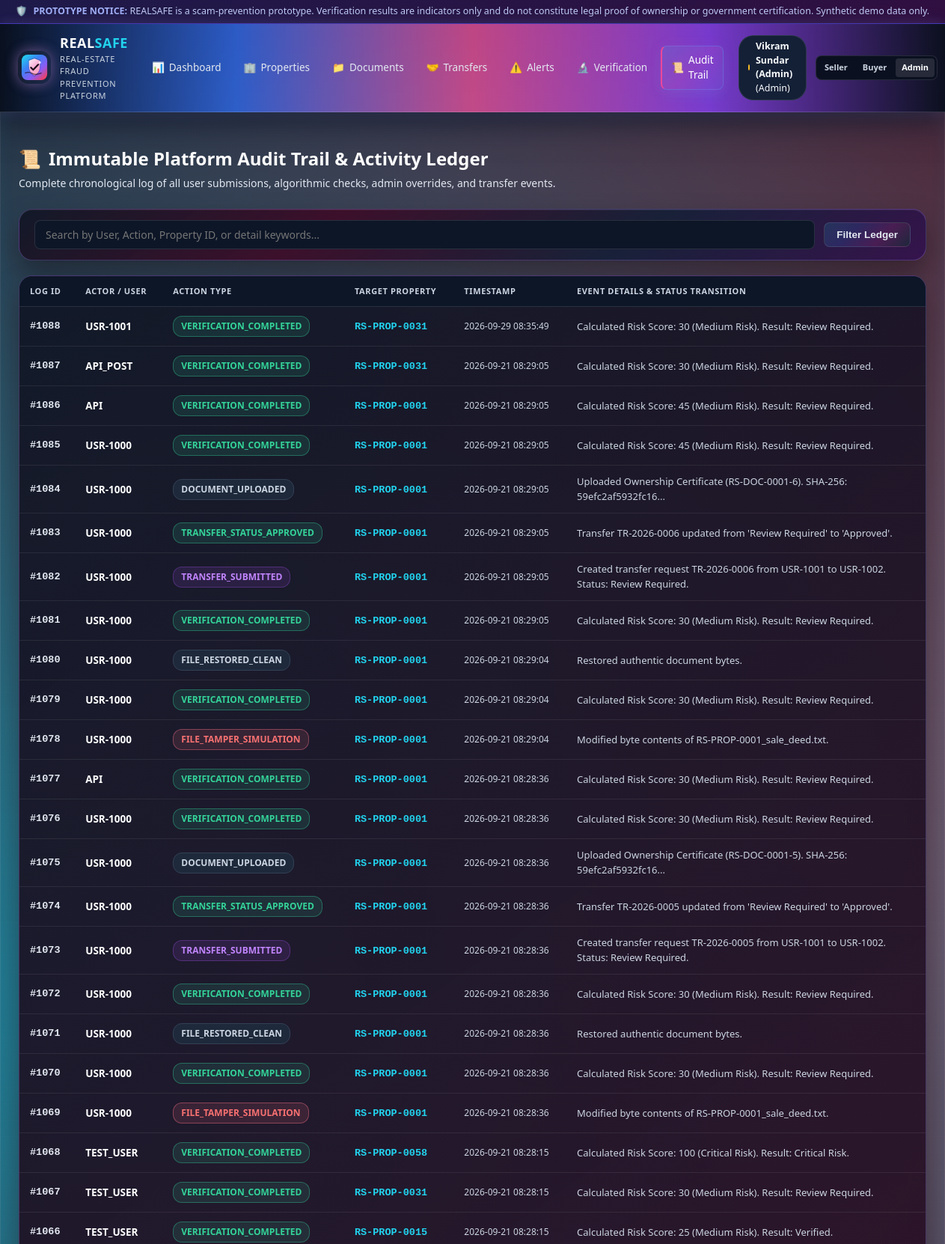
Screenshot of /audit (upper part) with the database file from the repository.
### tables this page shows
CREATE TABLE audit_logs (
        id INTEGER PRIMARY KEY AUTOINCREMENT,
        user_id TEXT NOT NULL,
        property_id TEXT,
        action TEXT NOT NULL,
        timestamp TEXT NOT NULL DEFAULT CURRENT_TIMESTAMP,
        details TEXT
    );

### app.py (the view)
@app.route('/audit')
def audit():
    query = request.args.get('q', '').strip()
    conn = get_db_connection()
    cursor = conn.cursor()
    sql = "SELECT * FROM audit_logs WHERE 1=1"
    params = []
    if query:
        sql += " AND (user_id LIKE ? OR action LIKE ? OR property_id LIKE ? OR details LIKE ?)"
        q_wild = f"%{query}%"
        params.extend([q_wild] * 4)
    sql += " ORDER BY id DESC LIMIT 200"
    cursor.execute(sql, params)
    logs = [dict(r) for r in cursor.fetchall()]
    conn.close()
    return render_template('audit.html', logs=logs, query=query)

### app.py (called while the page is built)
@app.before_request
def setup_default_session():
    if 'user_id' not in session:
        session['user_id'] = 'USR-1000'
        session['user_name'] = 'Vikram Sundar (Admin)'
        session['user_role'] = 'admin'

### models/database.py (called while the page is built)
def get_db_connection():
    os.makedirs(os.path.dirname(DB_PATH), exist_ok=True)
    conn = sqlite3.connect(DB_PATH)
    conn.row_factory = sqlite3.Row
    conn.execute("PRAGMA foreign_keys = ON")
    return conn

### templates/audit.html (shortened to what this page needs)
{% extends "base.html" %}
{% block content %}
<div class="page-header">
  <div class="page-title">
    <h2><span>📜</span> Immutable Platform Audit Trail & Activity Ledger</h2>
    <p>Complete chronological log of all user submissions, algorithmic checks, admin overrides, and transfer events.</p>
  </div>
</div>
<div class="card" style="padding: 14px 20px; margin-bottom: 20px;">
  <form method="GET" action="{{ url_for('audit') }}" style="display: flex; gap: 12px; align-items: center; flex-wrap: wrap;">
    <div style="flex: 1; min-width: 240px;">
      <input type="text" name="q" value="{{ query }}" class="form-control" placeholder="Search by User, Action, Property ID, or detail keywords...">
    </div>
    <button type="submit" class="btn btn-secondary">Filter Ledger</button>
  </form>
</div>
<div class="card" style="padding: 0; overflow: hidden;">
  <div class="table-responsive">
    <table class="data-table">
      <thead>
        <tr>
          <th>Log ID</th>
          <th>Actor / User</th>
          <th>Action Type</th>
          <th>Target Property</th>
          <th>Timestamp</th>
          <th>Event Details & Status Transition</th>
        </tr>
      </thead>
      <tbody>
        {% for log in logs %}
          <tr>
            <td class="mono-id">#{{ log.id }}</td>
            <td>
              <strong style="color: #fff;">{{ log.user_id }}</strong>
            </td>
            <td>
              {% if 'TAMPER' in log.action or 'MISMATCH' in log.action %}
                <span class="badge badge-high-risk">{{ log.action }}</span>
              {% elif 'VERIF' in log.action or 'APPROVED' in log.action %}
                <span class="badge badge-verified">{{ log.action }}</span>
              {% elif 'TRANSFER' in log.action %}
                <span class="badge badge-duplicate">{{ log.action }}</span>
              {% else %}
                <span class="badge badge-neutral">{{ log.action }}</span>
              {% endif %}
            </td>
            <td>
              {% if log.property_id %}
                <a href="{{ url_for('property_passport', property_id=log.property_id) }}" class="mono-id" style="text-decoration: none;">
                  {{ log.property_id }}
                </a>
              {% else %}
                <span style="color: var(--text-muted);">Fleet</span>
              {% endif %}
            </td>
            <td style="font-size: 12px; color: var(--text-muted);">{{ log.timestamp }}</td>
            <td style="font-size: 13px; color: #cbd5e1; max-width: 450px;">
              {{ log.details }}
            </td>
          </tr>
        {% else %}
          <tr>
            <td colspan="6" style="text-align: center; padding: 32px; color: var(--text-muted);">
              No audit log entries matching your search.
            </td>
          </tr>
        {% endfor %}
      </tbody>
    </table>
  </div>
</div>
{% endblock %}

### rows the page displays
audit_logs: id "1088", user_id "USR-1001", action "VERIFICATION_COMPLETED", property_id "RS-PROP-0031", timestamp "2026-09-29 08:35:49", details "Calculated Risk Score: 30 (Medium Risk). Result: Review Required."
audit_logs: id "1087", user_id "API_POST", action "VERIFICATION_COMPLETED", property_id "RS-PROP-0031", timestamp "2026-09-21 08:29:05", details "Calculated Risk Score: 30 (Medium Risk). Result: Review Required."
audit_logs: id "1086", user_id "API", action "VERIFICATION_COMPLETED", property_id "RS-PROP-0001", timestamp "2026-09-21 08:29:05", details "Calculated Risk Score: 45 (Medium Risk). Result: Review Required."
audit_logs: id "1085", user_id "USR-1000", action "VERIFICATION_COMPLETED", property_id "RS-PROP-0001", timestamp "2026-09-21 08:29:05", details "Calculated Risk Score: 45 (Medium Risk). Result: Review Required."
audit_logs: id "1084", user_id "USR-1000", action "DOCUMENT_UPLOADED", property_id "RS-PROP-0001", timestamp "2026-09-21 08:29:05", details "Uploaded Ownership Certificate (RS-DOC-0001-6). SHA-256: 59efc2af5932fc16..."
audit_logs: id "1083", user_id "USR-1000", action "TRANSFER_STATUS_APPROVED", property_id "RS-PROP-0001", timestamp "2026-09-21 08:29:05", details "Transfer TR-2026-0006 updated from 'Review Required' to 'Approved'."
audit_logs: id "1082", user_id "USR-1000", action "TRANSFER_SUBMITTED", property_id "RS-PROP-0001", timestamp "2026-09-21 08:29:05", details "Created transfer request TR-2026-0006 from USR-1001 to USR-1002. Status: Review Required."
audit_logs: id "1081", user_id "USR-1000", action "VERIFICATION_COMPLETED", property_id "RS-PROP-0001", timestamp "2026-09-21 08:29:05", details "Calculated Risk Score: 30 (Medium Risk). Result: Review Required."
audit_logs: id "1080", user_id "USR-1000", action "FILE_RESTORED_CLEAN", property_id "RS-PROP-0001", timestamp "2026-09-21 08:29:04", details "Restored authentic document bytes."
audit_logs: id "1079", user_id "USR-1000", action "VERIFICATION_COMPLETED", property_id "RS-PROP-0001", timestamp "2026-09-21 08:29:04", details "Calculated Risk Score: 30 (Medium Risk). Result: Review Required."
audit_logs: id "1078", user_id "USR-1000", action "FILE_TAMPER_SIMULATION", property_id "RS-PROP-0001", timestamp "2026-09-21 08:29:04", details "Modified byte contents of RS-PROP-0001_sale_deed.txt."
audit_logs: id "1077", user_id "API", action "VERIFICATION_COMPLETED", property_id "RS-PROP-0001", timestamp "2026-09-21 08:28:36", details "Calculated Risk Score: 30 (Medium Risk). Result: Review Required."
audit_logs: id "1076", user_id "USR-1000", action "VERIFICATION_COMPLETED", property_id "RS-PROP-0001", timestamp "2026-09-21 08:28:36", details "Calculated Risk Score: 30 (Medium Risk). Result: Review Required."
audit_logs: id "1075", user_id "USR-1000", action "DOCUMENT_UPLOADED", property_id "RS-PROP-0001", timestamp "2026-09-21 08:28:36", details "Uploaded Ownership Certificate (RS-DOC-0001-5). SHA-256: 59efc2af5932fc16..."
audit_logs: id "1074", user_id "USR-1000", action "TRANSFER_STATUS_APPROVED", property_id "RS-PROP-0001", timestamp "2026-09-21 08:28:36", details "Transfer TR-2026-0005 updated from 'Review Required' to 'Approved'."
audit_logs: id "1073", user_id "USR-1000", action "TRANSFER_SUBMITTED", property_id "RS-PROP-0001", timestamp "2026-09-21 08:28:36", details "Created transfer request TR-2026-0005 from USR-1001 to USR-1002. Status: Review Required."
audit_logs: id "1072", user_id "USR-1000", action "VERIFICATION_COMPLETED", property_id "RS-PROP-0001", timestamp "2026-09-21 08:28:36", details "Calculated Risk Score: 30 (Medium Risk). Result: Review Required."
audit_logs: id "1071", user_id "USR-1000", action "FILE_RESTORED_CLEAN", property_id "RS-PROP-0001", timestamp "2026-09-21 08:28:36", details "Restored authentic document bytes."
audit_logs: id "1070", user_id "USR-1000", action "VERIFICATION_COMPLETED", property_id "RS-PROP-0001", timestamp "2026-09-21 08:28:36", details "Calculated Risk Score: 30 (Medium Risk). Result: Review Required."
audit_logs: id "1069", user_id "USR-1000", action "FILE_TAMPER_SIMULATION", property_id "RS-PROP-0001", timestamp "2026-09-21 08:28:36", details "Modified byte contents of RS-PROP-0001_sale_deed.txt."
audit_logs: id "1068", user_id "TEST_USER", action "VERIFICATION_COMPLETED", property_id "RS-PROP-0058", timestamp "2026-09-21 08:28:15", details "Calculated Risk Score: 100 (Critical Risk). Result: Critical Risk."
audit_logs: id "1067", user_id "TEST_USER", action "VERIFICATION_COMPLETED", property_id "RS-PROP-0031", timestamp "2026-09-21 08:28:15", details "Calculated Risk Score: 30 (Medium Risk). Result: Review Required."
audit_logs: id "1066", user_id "TEST_USER", action "VERIFICATION_COMPLETED", property_id "RS-PROP-0015", timestamp "2026-09-21 08:28:15", details "Calculated Risk Score: 25 (Medium Risk). Result: Verified."

### other values shown
{{ session.get('user_name', 'Demo Admin') }} "Vikram Sundar (Admin)"
{{ session.get('user_role', 'admin')|capitalize }} "Admin"
